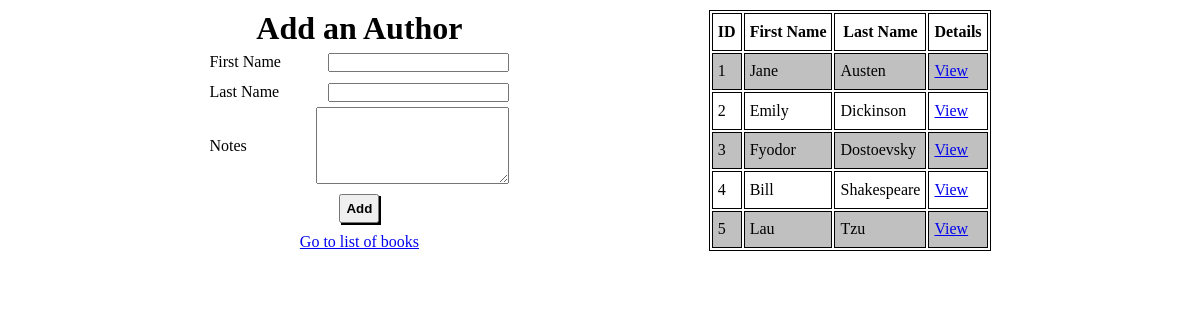
Page /authors on the earlier database version.
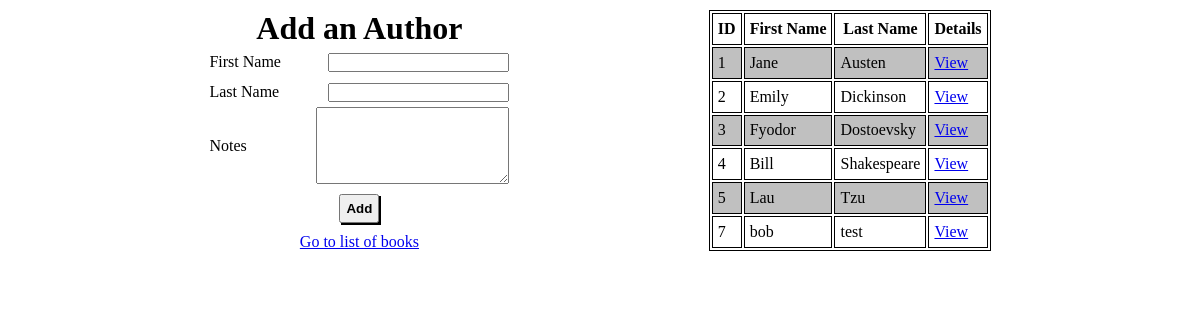
Same page on the later database version.
### books_authors_app/models.py (models this page shows)
class Author(models.Model):
    first_name = models.CharField(max_length=255)
    last_name = models.CharField(max_length=255)
    notes = models.TextField(null=True)
    books = models.ManyToManyField(Book, related_name="authors")
    created_at = models.DateTimeField(auto_now_add=True)
    updated_at = models.DateTimeField(auto_now=True)

### books_authors_app/views.py (the view)
# urls.py: path('authors', views.authors),
def authors(request):
    context = {
        "books_list": Book.objects.all(),
        "authors_list": Author.objects.all()
    }
    return render(request, "authors.html", context)

### books_authors_app/templates/authors.html (shortened to what this page needs)
<!DOCTYPE html>
<html lang="en">
<head>
    {% load static %}
    <link rel="stylesheet" type="text/css" href="{% static "styles.css" %}">
</head>
<body>
    <div id="container">
            <form action="/add_author" method="POST">
                <h1>Add an Author</h1>
                <p>
                    First Name
                    <input type="text" name="fname" id="fname">
                </p>
                <p>
                    Last Name
                    <input type="text" name="lname" id="lname">
                </p>
                <p>
                    Notes
                    <textarea name="notes" id="notes" rows="5" cols="22"></textarea>
                </p>
                <button type="submit" value="submit">Add</button>
                <a href="/">Go to list of books</a>
            </form>
        <table>
            <tr>
                <th>ID</th>
                <th>First Name</th>
                <th>Last Name</th>
                <th>Details</th>
            </tr>
            {% for authors in authors_list %}
                <tr>
                    <td>{{ authors.id }}</td>
                    <td>{{ authors.first_name }}</td>
                    <td>{{ authors.last_name }}</td>
                    <td><a href="/authors/{{ authors.id }}">View</a></td>
                </tr>
            {% endfor %}
        </table>
    </div>
</body>
</html>

Differences in the rows shown:
added Author: id "7", first_name "bob", last_name "test"
